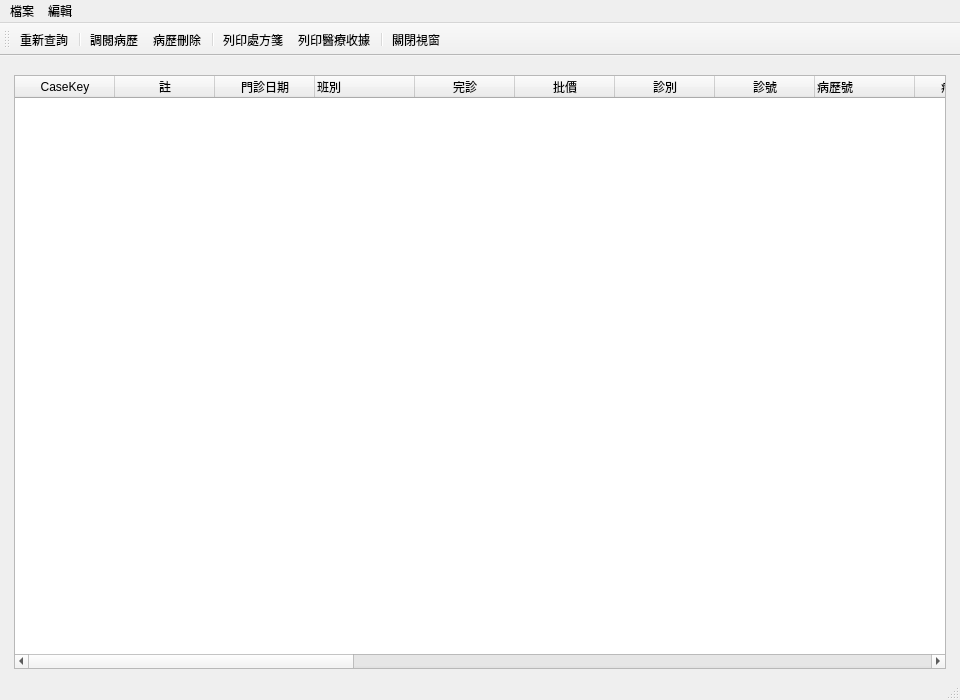
<?xml version="1.0" encoding="UTF-8"?>
<ui version="4.0">
 <class>CaseListWindow</class>
 <widget class="QMainWindow" name="CaseListWindow">
  <property name="geometry">
   <rect>
    <x>0</x>
    <y>0</y>
    <width>960</width>
    <height>700</height>
   </rect>
  </property>
  <property name="windowTitle">
   <string>病歷查詢</string>
  </property>
  <property name="toolButtonStyle">
   <enum>Qt::ToolButtonTextUnderIcon</enum>
  </property>
  <widget class="QWidget" name="centralwidget">
   <layout class="QVBoxLayout" name="verticalLayout_2">
    <item>
     <layout class="QVBoxLayout" name="verticalLayout" stretch="0">
      <property name="leftMargin">
       <number>5</number>
      </property>
      <property name="topMargin">
       <number>10</number>
      </property>
      <property name="rightMargin">
       <number>5</number>
      </property>
      <item>
       <widget class="QTableWidget" name="tableWidget_medical_record_list">
        <property name="editTriggers">
         <set>QAbstractItemView::NoEditTriggers</set>
        </property>
        <property name="selectionMode">
         <enum>QAbstractItemView::SingleSelection</enum>
        </property>
        <property name="selectionBehavior">
         <enum>QAbstractItemView::SelectRows</enum>
        </property>
        <column>
         <property name="text">
          <string>CaseKey</string>
         </property>
        </column>
        <column>
         <property name="text">
          <string>註</string>
         </property>
        </column>
        <column>
         <property name="text">
          <string>門診日期</string>
         </property>
        </column>
        <column>
         <property name="text">
          <string>班別</string>
         </property>
         <property name="textAlignment">
          <set>AlignLeading|AlignVCenter</set>
         </property>
        </column>
        <column>
         <property name="text">
          <string>完診</string>
         </property>
        </column>
        <column>
         <property name="text">
          <string>批價</string>
         </property>
        </column>
        <column>
         <property name="text">
          <string>診別</string>
         </property>
        </column>
        <column>
         <property name="text">
          <string>診號</string>
         </property>
        </column>
        <column>
         <property name="text">
          <string>病歷號</string>
         </property>
         <property name="textAlignment">
          <set>AlignLeading|AlignVCenter</set>
         </property>
        </column>
        <column>
         <property name="text">
          <string>病患姓名</string>
         </property>
        </column>
        <column>
         <property name="text">
          <string>性別</string>
         </property>
        </column>
        <column>
         <property name="text">
          <string>出生日期</string>
         </property>
        </column>
        <column>
         <property name="text">
          <string>門診</string>
         </property>
        </column>
        <column>
         <property name="text">
          <string>負擔類別</string>
         </property>
        </column>
        <column>
         <property name="text">
          <string>就醫類別</string>
         </property>
        </column>
        <column>
         <property name="text">
          <string>卡序</string>
         </property>
        </column>
        <column>
         <property name="text">
          <string>療程</string>
         </property>
        </column>
        <column>
         <property name="text">
          <string>主治醫師</string>
         </property>
        </column>
        <column>
         <property name="text">
          <string>主診斷病名</string>
         </property>
        </column>
        <column>
         <property name="text">
          <string>給藥</string>
         </property>
        </column>
        <column>
         <property name="text">
          <string>推拿師</string>
         </property>
        </column>
        <column>
         <property name="text">
          <string>掛號費</string>
         </property>
        </column>
        <column>
         <property name="text">
          <string>門診負擔</string>
         </property>
        </column>
        <column>
         <property name="text">
          <string>藥品負擔</string>
         </property>
        </column>
        <column>
         <property name="text">
          <string>自費金額</string>
         </property>
        </column>
       </widget>
      </item>
     </layout>
    </item>
   </layout>
  </widget>
  <widget class="QMenuBar" name="menubar">
   <property name="geometry">
    <rect>
     <x>0</x>
     <y>0</y>
     <width>960</width>
     <height>25</height>
    </rect>
   </property>
   <widget class="QMenu" name="menu">
    <property name="title">
     <string>檔案</string>
    </property>
    <addaction name="action_open_record"/>
    <addaction name="action_delete_record"/>
    <addaction name="separator"/>
    <addaction name="action_print_prescript"/>
    <addaction name="action_print_receipt"/>
    <addaction name="action_print_misc"/>
    <addaction name="separator"/>
    <addaction name="action_print_cases"/>
    <addaction name="action_print_fees"/>
    <addaction name="separator"/>
    <addaction name="action_export_cases_pdf"/>
    <addaction name="action_export_fees_pdf"/>
    <addaction name="separator"/>
    <addaction name="action_export_excel"/>
    <addaction name="separator"/>
    <addaction name="action_close"/>
   </widget>
   <widget class="QMenu" name="menu_2">
    <property name="title">
     <string>編輯</string>
    </property>
    <addaction name="action_set_check"/>
    <addaction name="action_set_uncheck"/>
   </widget>
   <addaction name="menu"/>
   <addaction name="menu_2"/>
  </widget>
  <widget class="QStatusBar" name="statusbar"/>
  <widget class="QToolBar" name="toolBar">
   <property name="palette">
    <palette>
     <active/>
     <inactive/>
     <disabled/>
    </palette>
   </property>
   <property name="windowTitle">
    <string>toolBar</string>
   </property>
   <property name="toolButtonStyle">
    <enum>Qt::ToolButtonTextUnderIcon</enum>
   </property>
   <attribute name="toolBarArea">
    <enum>TopToolBarArea</enum>
   </attribute>
   <attribute name="toolBarBreak">
    <bool>false</bool>
   </attribute>
   <addaction name="action_requery"/>
   <addaction name="separator"/>
   <addaction name="action_open_record"/>
   <addaction name="action_delete_record"/>
   <addaction name="separator"/>
   <addaction name="action_print_prescript"/>
   <addaction name="action_print_receipt"/>
   <addaction name="separator"/>
   <addaction name="action_close"/>
  </widget>
  <action name="action_open_record">
   <property name="icon">
    <iconset>
     <normaloff>../icons/document-open.svg</normaloff>../icons/document-open.svg</iconset>
   </property>
   <property name="text">
    <string>調閱病歷</string>
   </property>
   <property name="toolTip">
    <string>調閱病歷</string>
   </property>
  </action>
  <action name="action_delete_record">
   <property name="icon">
    <iconset>
     <normaloff>../icons/user-trash.png</normaloff>../icons/user-trash.png</iconset>
   </property>
   <property name="text">
    <string>病歷刪除</string>
   </property>
  </action>
  <action name="action_print_prescript">
   <property name="icon">
    <iconset>
     <normaloff>../icons/document-print.svg</normaloff>../icons/document-print.svg</iconset>
   </property>
   <property name="text">
    <string>列印處方箋</string>
   </property>
  </action>
  <action name="action_requery">
   <property name="icon">
    <iconset>
     <normaloff>../icons/reload.svg</normaloff>../icons/reload.svg</iconset>
   </property>
   <property name="text">
    <string>重新查詢</string>
   </property>
   <property name="toolTip">
    <string>重新查詢病歷</string>
   </property>
  </action>
  <action name="action_close">
   <property name="icon">
    <iconset>
     <normaloff>../icons/application-exit.svg</normaloff>../icons/application-exit.svg</iconset>
   </property>
   <property name="text">
    <string>關閉視窗</string>
   </property>
  </action>
  <action name="action_print_receipt">
   <property name="icon">
    <iconset>
     <normaloff>../icons/printer-printing.png</normaloff>../icons/printer-printing.png</iconset>
   </property>
   <property name="text">
    <string>列印醫療收據</string>
   </property>
  </action>
  <action name="action_print_cases">
   <property name="icon">
    <iconset>
     <normaloff>../icons/printer.png</normaloff>../icons/printer.png</iconset>
   </property>
   <property name="text">
    <string>列印實體病歷</string>
   </property>
  </action>
  <action name="action_export_cases_pdf">
   <property name="icon">
    <iconset>
     <normaloff>../icons/document-export.svg</normaloff>../icons/document-export.svg</iconset>
   </property>
   <property name="text">
    <string>匯出實體病歷PDF</string>
   </property>
  </action>
  <action name="action_set_check">
   <property name="icon">
    <iconset>
     <normaloff>../icons/dialog-ok.svg</normaloff>../icons/dialog-ok.svg</iconset>
   </property>
   <property name="text">
    <string>全部註記</string>
   </property>
  </action>
  <action name="action_set_uncheck">
   <property name="icon">
    <iconset>
     <normaloff>../icons/button_cancel.svg</normaloff>../icons/button_cancel.svg</iconset>
   </property>
   <property name="text">
    <string>全不註記</string>
   </property>
  </action>
  <action name="action_print_fees">
   <property name="icon">
    <iconset>
     <normaloff>../icons/printer-printing.png</normaloff>../icons/printer-printing.png</iconset>
   </property>
   <property name="text">
    <string>列印收費明細</string>
   </property>
  </action>
  <action name="action_export_fees_pdf">
   <property name="icon">
    <iconset>
     <normaloff>../icons/document-export.svg</normaloff>../icons/document-export.svg</iconset>
   </property>
   <property name="text">
    <string>匯出收費明細PDF</string>
   </property>
  </action>
  <action name="action_export_excel">
   <property name="icon">
    <iconset>
     <normaloff>../icons/extract-archive.svg</normaloff>../icons/extract-archive.svg</iconset>
   </property>
   <property name="text">
    <string>匯出日報表 Excel</string>
   </property>
  </action>
  <action name="action_print_misc">
   <property name="icon">
    <iconset>
     <normaloff>../icons/printer-printing.png</normaloff>../icons/printer-printing.png</iconset>
   </property>
   <property name="text">
    <string>列印其他收據</string>
   </property>
  </action>
 </widget>
 <resources/>
 <connections/>
 <slots>
  <slot>pushButtonQueryClicked()</slot>
  <slot>pushButtonRequeryClicked()</slot>
  <slot>tableWidgetCellDoubleClicked()</slot>
  <slot>actionOpenCaseTriggered()</slot>
  <slot>actionDeleteCaseTriggered()</slot>
  <slot>actionPrintPresTriggered()</slot>
 </slots>
</ui>
